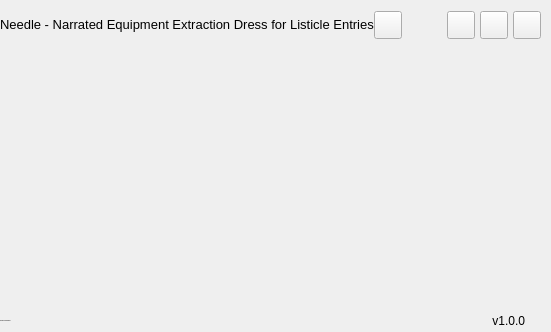
        <widget class="QFrame" name="contentBox">
         <property name="frameShape">
          <enum>QFrame::NoFrame</enum>
         </property>
         <property name="frameShadow">
          <enum>QFrame::Raised</enum>
         </property>
         <layout class="QVBoxLayout" name="verticalLayout_2">
          <property name="spacing">
           <number>0</number>
          </property>
          <property name="leftMargin">
           <number>0</number>
          </property>
          <property name="topMargin">
           <number>0</number>
          </property>
          <property name="rightMargin">
           <number>0</number>
          </property>
          <property name="bottomMargin">
           <number>0</number>
          </property>
          <item>
           <widget class="QFrame" name="contentTopBg">
            <property name="minimumSize">
             <size>
              <width>0</width>
              <height>50</height>
             </size>
            </property>
            <property name="maximumSize">
             <size>
              <width>16777215</width>
              <height>50</height>
             </size>
            </property>
            <property name="frameShape">
             <enum>QFrame::NoFrame</enum>
            </property>
            <property name="frameShadow">
             <enum>QFrame::Raised</enum>
            </property>
            <layout class="QHBoxLayout" name="horizontalLayout">
             <property name="spacing">
              <number>0</number>
             </property>
             <property name="leftMargin">
              <number>0</number>
             </property>
             <property name="topMargin">
              <number>0</number>
             </property>
             <property name="rightMargin">
              <number>10</number>
             </property>
             <property name="bottomMargin">
              <number>0</number>
             </property>
             <item>
              <widget class="QFrame" name="leftBox">
               <property name="sizePolicy">
                <sizepolicy hsizetype="Expanding" vsizetype="Preferred">
                 <horstretch>0</horstretch>
                 <verstretch>0</verstretch>
                </sizepolicy>
               </property>
               <property name="frameShape">
                <enum>QFrame::NoFrame</enum>
               </property>
               <property name="frameShadow">
                <enum>QFrame::Raised</enum>
               </property>
               <layout class="QHBoxLayout" name="horizontalLayout_3">
                <property name="spacing">
                 <number>0</number>
                </property>
                <property name="leftMargin">
                 <number>0</number>
                </property>
                <property name="topMargin">
                 <number>0</number>
                </property>
                <property name="rightMargin">
                 <number>0</number>
                </property>
                <property name="bottomMargin">
                 <number>0</number>
                </property>
                <item>
                 <widget class="QLabel" name="titleRightInfo">
                  <property name="sizePolicy">
                   <sizepolicy hsizetype="Preferred" vsizetype="Expanding">
                    <horstretch>0</horstretch>
                    <verstretch>0</verstretch>
                   </sizepolicy>
                  </property>
                  <property name="maximumSize">
                   <size>
                    <width>16777215</width>
                    <height>45</height>
                   </size>
                  </property>
                  <property name="font">
                   <font>
                    <family>Segoe UI</family>
                    <pointsize>10</pointsize>
                    <italic>false</italic>
                    <bold>false</bold>
                   </font>
                  </property>
                  <property name="text">
                   <string>Needle - Narrated Equipment Extraction Dress for Listicle Entries</string>
                  </property>
                  <property name="alignment">
                   <set>Qt::AlignLeading|Qt::AlignLeft|Qt::AlignVCenter</set>
                  </property>
                 </widget>
                </item>
               </layout>
              </widget>
             </item>
             <item alignment="Qt::AlignRight">
              <widget class="QFrame" name="rightButtons">
               <property name="minimumSize">
                <size>
                 <width>0</width>
                 <height>28</height>
                </size>
               </property>
               <property name="frameShape">
                <enum>QFrame::NoFrame</enum>
               </property>
               <property name="frameShadow">
                <enum>QFrame::Raised</enum>
               </property>
               <layout class="QHBoxLayout" name="horizontalLayout_2">
                <property name="spacing">
                 <number>5</number>
                </property>
                <property name="leftMargin">
                 <number>0</number>
                </property>
                <property name="topMargin">
                 <number>0</number>
                </property>
                <property name="rightMargin">
                 <number>0</number>
                </property>
                <property name="bottomMargin">
                 <number>0</number>
                </property>
                <item>
                 <widget class="QPushButton" name="settingsTopBtn">
                  <property name="minimumSize">
                   <size>
                    <width>28</width>
                    <height>28</height>
                   </size>
                  </property>
                  <property name="maximumSize">
                   <size>
                    <width>28</width>
                    <height>28</height>
                   </size>
                  </property>
                  <property name="cursor">
                   <cursorShape>PointingHandCursor</cursorShape>
                  </property>
                  <property name="toolTip">
                   <string>Settings</string>
                  </property>
                  <property name="text">
                   <string/>
                  </property>
                  <property name="icon">
                   <iconset resource="images/resources.qrc">
                    <normaloff>:/icons/icons/icon_settings.png</normaloff>:/icons/icons/icon_settings.png</iconset>
                  </property>
                  <property name="iconSize">
                   <size>
                    <width>20</width>
                    <height>20</height>
                   </size>
                  </property>
                 </widget>
                </item>
                <item>
                 <spacer name="horizontalSpacer">
                  <property name="orientation">
                   <enum>Qt::Horizontal</enum>
                  </property>
                  <property name="sizeHint" stdset="0">
                   <size>
                    <width>40</width>
                    <height>20</height>
                   </size>
                  </property>
                 </spacer>
                </item>
                <item>
                 <widget class="QPushButton" name="minimizeAppBtn">
                  <property name="minimumSize">
                   <size>
                    <width>28</width>
                    <height>28</height>
                   </size>
                  </property>
                  <property name="maximumSize">
                   <size>
                    <width>28</width>
                    <height>28</height>
                   </size>
                  </property>
                  <property name="cursor">
                   <cursorShape>PointingHandCursor</cursorShape>
                  </property>
                  <property name="toolTip">
                   <string>Minimize</string>
                  </property>
                  <property name="text">
                   <string/>
                  </property>
                  <property name="icon">
                   <iconset resource="images/resources.qrc">
                    <normaloff>:/icons/icons/cil-minus.png</normaloff>:/icons/icons/cil-minus.png</iconset>
                  </property>
                  <property name="iconSize">
                   <size>
                    <width>20</width>
                    <height>20</height>
                   </size>
                  </property>
                 </widget>
                </item>
                <item>
                 <widget class="QPushButton" name="maximizeRestoreAppBtn">
                  <property name="minimumSize">
                   <size>
                    <width>28</width>
                    <height>28</height>
                   </size>
                  </property>
                  <property name="maximumSize">
                   <size>
                    <width>28</width>
                    <height>28</height>
                   </size>
                  </property>
                  <property name="font">
                   <font>
                    <family>Segoe UI</family>
                    <pointsize>10</pointsize>
                    <italic>false</italic>
                    <bold>false</bold>
                    <stylestrategy>PreferDefault</stylestrategy>
                   </font>
                  </property>
                  <property name="cursor">
                   <cursorShape>PointingHandCursor</cursorShape>
                  </property>
                  <property name="toolTip">
                   <string>Maximize</string>
                  </property>
                  <property name="text">
                   <string/>
                  </property>
                  <property name="icon">
                   <iconset resource="images/resources.qrc">
                    <normaloff>:/icons/icons/icon_maximize.png</normaloff>:/icons/icons/icon_maximize.png</iconset>
                  </property>
                  <property name="iconSize">
                   <size>
                    <width>20</width>
                    <height>20</height>
                   </size>
                  </property>
                 </widget>
                </item>
                <item>
                 <widget class="QPushButton" name="closeAppBtn">
                  <property name="minimumSize">
                   <size>
                    <width>28</width>
                    <height>28</height>
                   </size>
                  </property>
                  <property name="maximumSize">
                   <size>
                    <width>28</width>
                    <height>28</height>
                   </size>
                  </property>
                  <property name="cursor">
                   <cursorShape>PointingHandCursor</cursorShape>
                  </property>
                  <property name="toolTip">
                   <string>Close</string>
                  </property>
                  <property name="text">
                   <string/>
                  </property>
                  <property name="icon">
                   <iconset resource="images/resources.qrc">
                    <normaloff>:/icons/icons/icon_close.png</normaloff>:/icons/icons/icon_close.png</iconset>
                  </property>
                  <property name="iconSize">
                   <size>
                    <width>20</width>
                    <height>20</height>
                   </size>
                  </property>
                 </widget>
                </item>
               </layout>
              </widget>
             </item>
            </layout>
           </widget>
          </item>
          <item>
           <widget class="QFrame" name="contentBottom">
            <property name="frameShape">
             <enum>QFrame::NoFrame</enum>
            </property>
            <property name="frameShadow">
             <enum>QFrame::Raised</enum>
            </property>
            <layout class="QVBoxLayout" name="verticalLayout_6">
             <property name="spacing">
              <number>0</number>
             </property>
             <property name="leftMargin">
              <number>0</number>
             </property>
             <property name="topMargin">
              <number>0</number>
             </property>
             <property name="rightMargin">
              <number>0</number>
             </property>
             <property name="bottomMargin">
              <number>0</number>
             </property>
             <item>
              <widget class="QFrame" name="content">
               <property name="frameShape">
                <enum>QFrame::NoFrame</enum>
               </property>
               <property name="frameShadow">
                <enum>QFrame::Raised</enum>
               </property>
               <layout class="QHBoxLayout" name="horizontalLayout_4">
                <property name="spacing">
                 <number>0</number>
                </property>
                <property name="leftMargin">
                 <number>0</number>
                </property>
                <property name="topMargin">
                 <number>0</number>
                </property>
                <property name="rightMargin">
                 <number>0</number>
                </property>
                <property name="bottomMargin">
                 <number>0</number>
                </property>
                <item>
                 <widget class="QFrame" name="pagesContainer">
                  <property name="styleSheet">
                   <string notr="true"/>
                  </property>
                  <property name="frameShape">
                   <enum>QFrame::NoFrame</enum>
                  </property>
                  <property name="frameShadow">
                   <enum>QFrame::Raised</enum>
                  </property>
                  <layout class="QVBoxLayout" name="verticalLayout_15">
                   <property name="spacing">
                    <number>0</number>
                   </property>
                   <property name="leftMargin">
                    <number>10</number>
                   </property>
                   <property name="topMargin">
                    <number>10</number>
                   </property>
                   <property name="rightMargin">
                    <number>10</number>
                   </property>
                   <property name="bottomMargin">
                    <number>10</number>
                   </property>
                   <item>
                    <widget class="QStackedWidget" name="stackedWidget">
                     <property name="sizePolicy">
                      <sizepolicy hsizetype="Preferred" vsizetype="Preferred">
                       <horstretch>0</horstretch>
                       <verstretch>0</verstretch>
                      </sizepolicy>
                     </property>
                     <property name="minimumSize">
                      <size>
                       <width>0</width>
                       <height>0</height>
                      </size>
                     </property>
                     <property name="styleSheet">
                      <string notr="true">background: transparent;</string>
                     </property>
                     <property name="locale">
                      <locale language="Divehi" country="Maldives"/>
                     </property>
                     <property name="currentIndex">
                      <number>0</number>
                     </property>
                     <widget class="QWidget" name="home">
                      <property name="styleSheet">
                       <string notr="true">#home {
	background-image: url(:/images/images/images/PyDracula_vertical.png);
	background-position: center;
	background-repeat: no-repeat;
}

#waterMark {
	background-repeat: no-repeat;
	background-image: url(:/icons/icons/needle_watermark.png);
}</string>
                      </property>
                      <layout class="QVBoxLayout" name="verticalLayout_16">
                       <item alignment="Qt::AlignHCenter|Qt::AlignVCenter">
                        <widget class="QWidget" name="waterMark" native="true">
                         <property name="minimumSize">
                          <size>
                           <width>300</width>
                           <height>210</height>
                          </size>
                         </property>
                         <property name="styleSheet">
                          <string notr="true">background-repeat: no-repeat;
background-image: url(:/icons/icons/needle_watermark.png);
</string>
                         </property>
                         <layout class="QHBoxLayout" name="horizontalLayout_6">
                          <property name="spacing">
                           <number>0</number>
                          </property>
                          <property name="sizeConstraint">
                           <enum>QLayout::SetDefaultConstraint</enum>
                          </property>
                          <property name="leftMargin">
                           <number>0</number>
                          </property>
                          <property name="topMargin">
                           <number>0</number>
                          </property>
                          <property name="rightMargin">
                           <number>0</number>
                          </property>
                          <property name="bottomMargin">
                           <number>0</number>
                          </property>
                         </layout>
                        </widget>
                       </item>
                      </layout>
                     </widget>
                     <widget class="QWidget" name="widgets">
                      <property name="styleSheet">
                       <string notr="true">b</string>
                      </property>
                      <layout class="QVBoxLayout" name="verticalLayout">
                       <property name="spacing">
                        <number>10</number>
                       </property>
                       <property name="leftMargin">
                        <number>10</number>
                       </property>
                       <property name="topMargin">
                        <number>10</number>
                       </property>
                       <property name="rightMargin">
                        <number>10</number>
                       </property>
                       <property name="bottomMargin">
                        <number>10</number>
                       </property>
                      </layout>
                     </widget>
                     <widget class="QWidget" name="new_page">
                      <layout class="QVBoxLayout" name="verticalLayout_20">
                       <item>
                        <widget class="QLabel" name="label">
                         <property name="text">
                          <string>NEW PAGE TEST</string>
                         </property>
                         <property name="alignment">
                          <set>Qt::AlignCenter</set>
                         </property>
                        </widget>
                       </item>
                      </layout>
                     </widget>
                    </widget>
                   </item>
                   <item>
                    <layout class="QHBoxLayout" name="inputBlock">
                     <property name="spacing">
                      <number>6</number>
                     </property>
                     <property name="sizeConstraint">
                      <enum>QLayout::SetMinimumSize</enum>
                     </property>
                     <property name="leftMargin">
                      <number>6</number>
                     </property>
                     <property name="topMargin">
                      <number>6</number>
                     </property>
                     <property name="rightMargin">
                      <number>6</number>
                     </property>
                     <property name="bottomMargin">
                      <number>6</number>
                     </property>
                    </layout>
                   </item>
                  </layout>
                 </widget>
                </item>
                <item>
                 <widget class="QFrame" name="extraRightBox">
                  <property name="minimumSize">
                   <size>
                    <width>0</width>
                    <height>0</height>
                   </size>
                  </property>
                  <property name="maximumSize">
                   <size>
                    <width>0</width>
                    <height>16777215</height>
                   </size>
                  </property>
                  <property name="frameShape">
                   <enum>QFrame::NoFrame</enum>
                  </property>
                  <property name="frameShadow">
                   <enum>QFrame::Raised</enum>
                  </property>
                  <layout class="QVBoxLayout" name="verticalLayout_7">
                   <property name="spacing">
                    <number>0</number>
                   </property>
                   <property name="leftMargin">
                    <number>0</number>
                   </property>
                   <property name="topMargin">
                    <number>0</number>
                   </property>
                   <property name="rightMargin">
                    <number>0</number>
                   </property>
                   <property name="bottomMargin">
                    <number>0</number>
                   </property>
                   <item>
                    <widget class="QFrame" name="contentSettings">
                     <property name="frameShape">
                      <enum>QFrame::NoFrame</enum>
                     </property>
                     <property name="frameShadow">
                      <enum>QFrame::Raised</enum>
                     </property>
                     <layout class="QVBoxLayout" name="verticalLayout_13">
                      <property name="spacing">
                       <number>0</number>
                      </property>
                      <property name="leftMargin">
                       <number>0</number>
                      </property>
                      <property name="topMargin">
                       <number>0</number>
                      </property>
                      <property name="rightMargin">
                       <number>0</number>
                      </property>
                      <property name="bottomMargin">
                       <number>0</number>
                      </property>
                      <item alignment="Qt::AlignTop">
                       <widget class="QFrame" name="topMenus">
                        <property name="frameShape">
                         <enum>QFrame::NoFrame</enum>
                        </property>
                        <property name="frameShadow">
                         <enum>QFrame::Raised</enum>
                        </property>
                        <layout class="QVBoxLayout" name="verticalLayout_14">
                         <property name="spacing">
                          <number>0</number>
                         </property>
                         <property name="leftMargin">
                          <number>0</number>
                         </property>
                         <property name="topMargin">
                          <number>0</number>
                         </property>
                         <property name="rightMargin">
                          <number>0</number>
                         </property>
                         <property name="bottomMargin">
                          <number>0</number>
                         </property>
                        </layout>
                       </widget>
                      </item>
                     </layout>
                    </widget>
                   </item>
                  </layout>
                 </widget>
                </item>
               </layout>
              </widget>
             </item>
             <item>
              <widget class="QFrame" name="bottomBar">
               <property name="minimumSize">
                <size>
                 <width>0</width>
                 <height>22</height>
                </size>
               </property>
               <property name="maximumSize">
                <size>
                 <width>16777215</width>
                 <height>22</height>
                </size>
               </property>
               <property name="frameShape">
                <enum>QFrame::NoFrame</enum>
               </property>
               <property name="frameShadow">
                <enum>QFrame::Raised</enum>
               </property>
               <layout class="QGridLayout" name="gridLayout_3">
                <property name="leftMargin">
                 <number>0</number>
                </property>
                <property name="topMargin">
                 <number>0</number>
                </property>
                <property name="rightMargin">
                 <number>0</number>
                </property>
                <property name="bottomMargin">
                 <number>0</number>
                </property>
                <item row="0" column="1">
                 <widget class="QLabel" name="version">
                  <property name="text">
                   <string>v1.0.0</string>
                  </property>
                  <property name="alignment">
                   <set>Qt::AlignRight|Qt::AlignTrailing|Qt::AlignVCenter</set>
                  </property>
                 </widget>
                </item>
                <item row="0" column="0">
                 <widget class="QLabel" name="creditsLabel">
                  <property name="maximumSize">
                   <size>
                    <width>16777215</width>
                    <height>16</height>
                   </size>
                  </property>
                  <property name="font">
                   <font>
                    <family>Segoe UI</family>
                    <pointsize>-1</pointsize>
                    <italic>false</italic>
                    <bold>false</bold>
                   </font>
                  </property>
                  <property name="text">
                   <string>ORTEC ENGINEERING</string>
                  </property>
                  <property name="alignment">
                   <set>Qt::AlignLeading|Qt::AlignLeft|Qt::AlignVCenter</set>
                  </property>
                 </widget>
                </item>
                <item row="0" column="2">
                 <widget class="QFrame" name="size_grip">
                  <property name="minimumSize">
                   <size>
                    <width>10</width>
                    <height>20</height>
                   </size>
                  </property>
                  <property name="maximumSize">
                   <size>
                    <width>20</width>
                    <height>16777215</height>
                   </size>
                  </property>
                  <property name="styleSheet">
                   <string notr="true">background-image: url(:/icons/icons/cil-size-grip.png);</string>
                  </property>
                  <property name="frameShape">
                   <enum>QFrame::NoFrame</enum>
                  </property>
                  <property name="frameShadow">
                   <enum>QFrame::Raised</enum>
                  </property>
                 </widget>
                </item>
               </layout>
              </widget>
             </item>
            </layout>
           </widget>
          </item>
         </layout>
        </widget>
